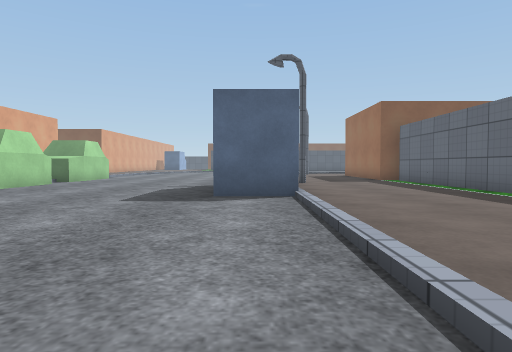
[1] (above)

24 first-person views from a walk through a Unity game level. The camera is 0.6 m above the floor, tilts 2° down and sees 75° across. The floor is counted in squares, 1 m on a side. Each view is taken from the middle of a square. On the plan, view 1 faces up. The plan holds only what a view shows up to about 10 squares ahead; the rest is blank. The place goes on beyond the plan. Surface patterns are stand-ins for the level's own textures.

[2]
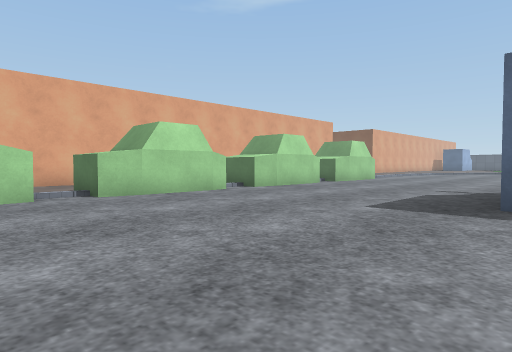

[3]
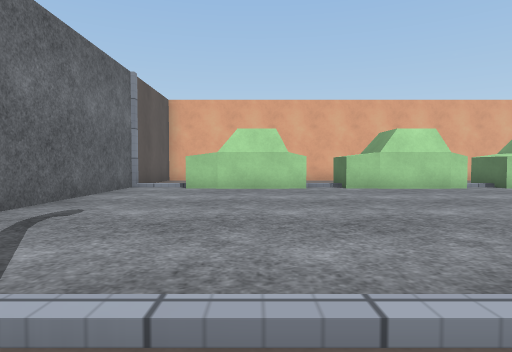

[4]
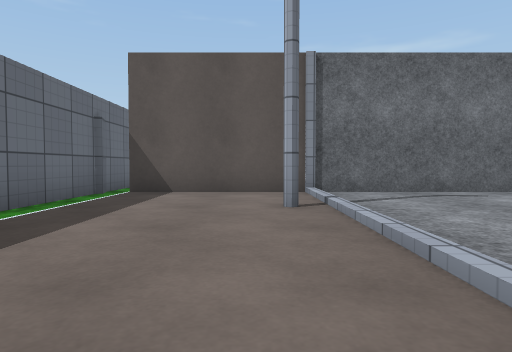

[5]
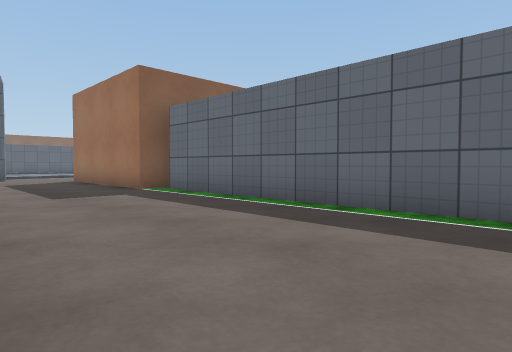

[6]
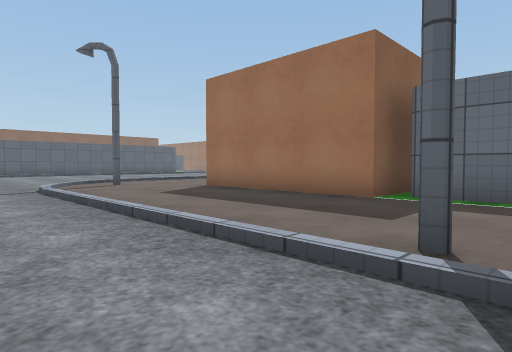

[7]
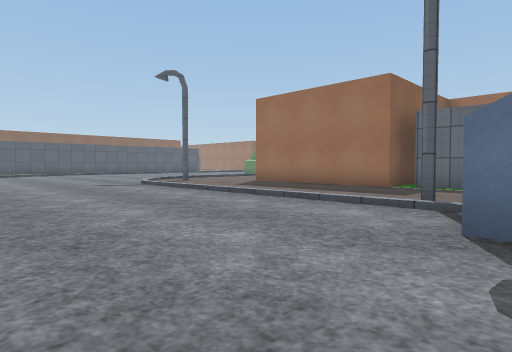

[8]
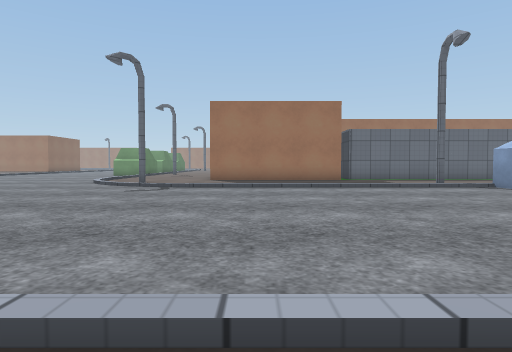

[9]
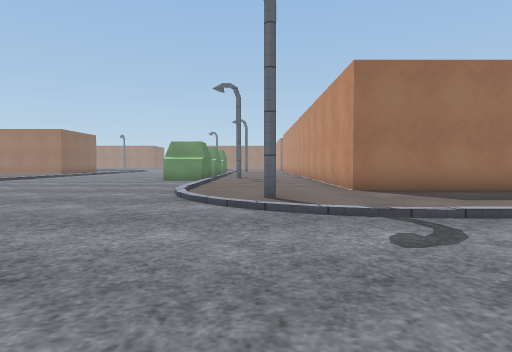

[10]
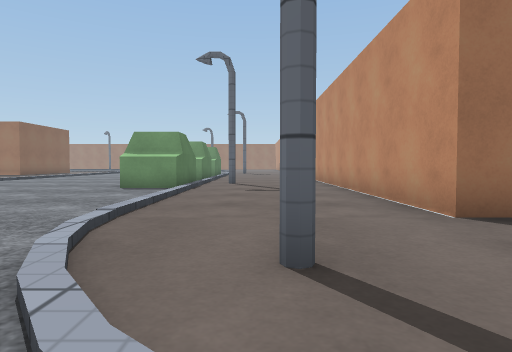

[11]
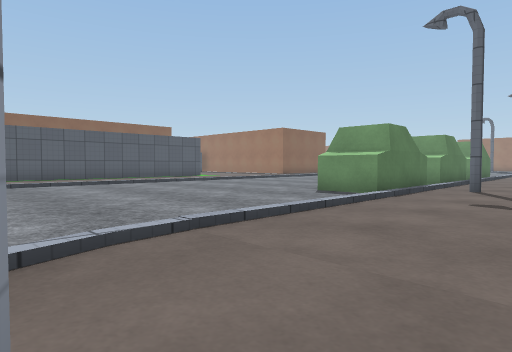

[12]
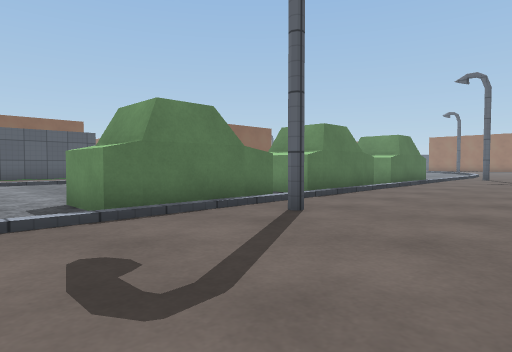

[13]
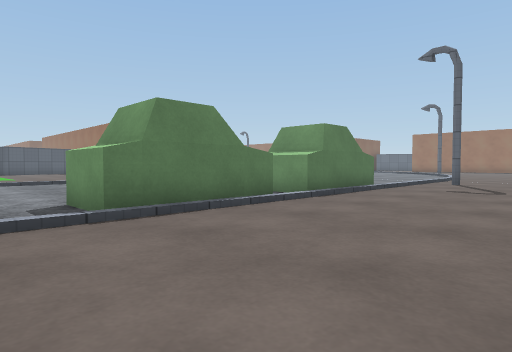

[14]
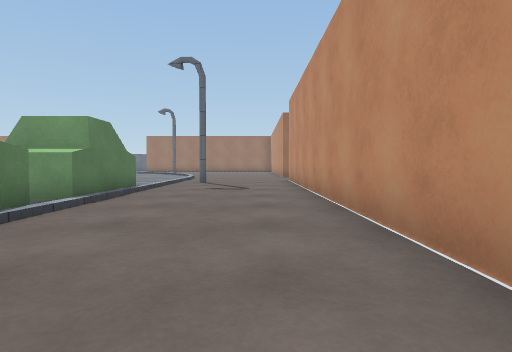

[15]
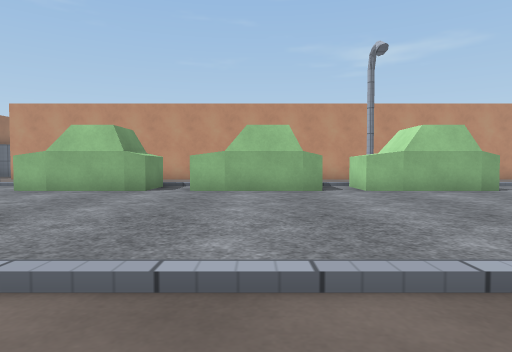

[16]
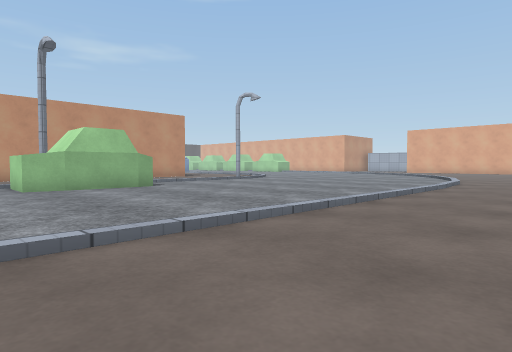

[17]
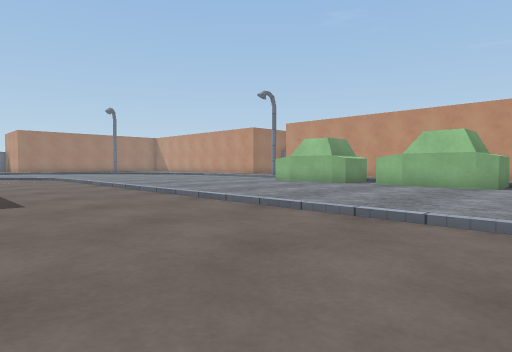

[18]
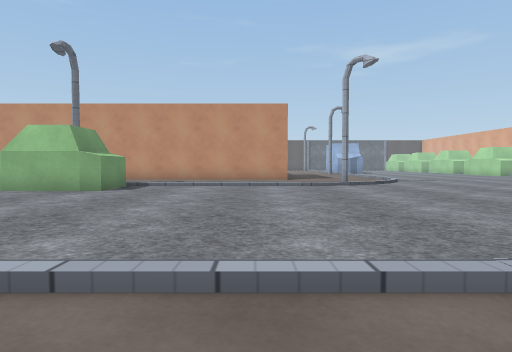

[19]
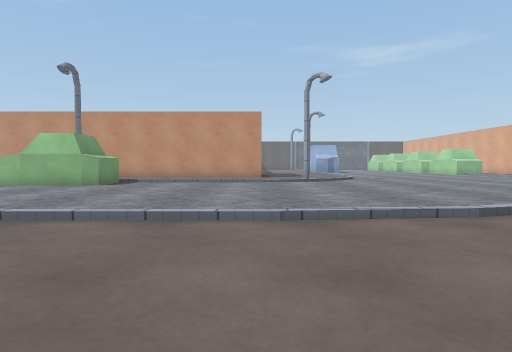

[20]
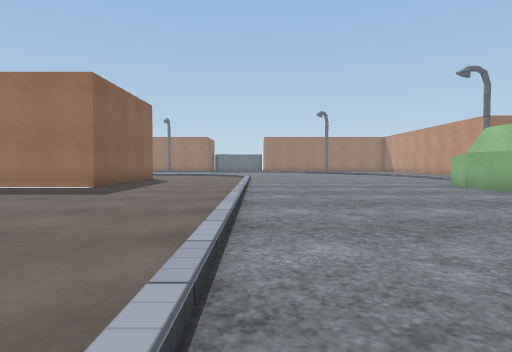

[21]
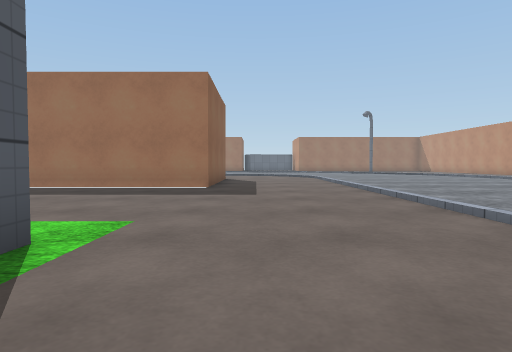

[22]
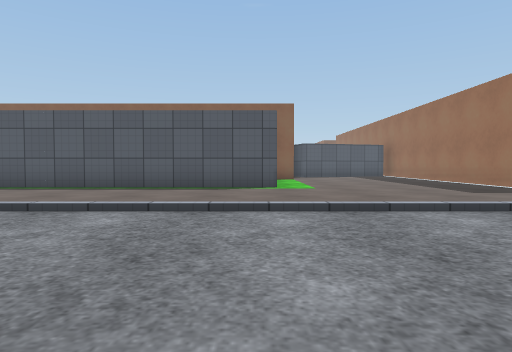

[23]
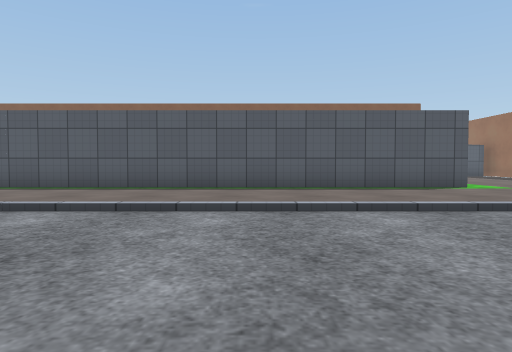

[24]
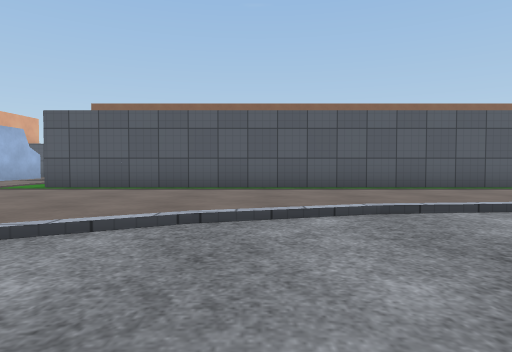

### Floor plan
Key: @ floor where view 1 was taken; # wall or solid block; . floor; / step, stairs or slope; S streetlight.
Columns run from 11 left of view 1 to 22 right of it. Each row starts with its distance up from view 1.
 38                                #
 37                              ..#
 36                            ....#
 35                          ......#
 34       ###################......##
 33       ...........................
 32        ...........................
 31        ...........................
 30         ..........................
 29          ...//////////////////////
 28          .//.....................
 27           .......................
 26            ......................
 25           .......................
 24          ........................
 23          ............###.###.###.
 22           ...........###.###.###..
 21          ....//.......SS..........
 20         ...../S...................
 19       ....../.....................
 18      ......./.....................
 17     /......./...#######  #########
 16    ./......./...#
 15     /......./...#
 14      ......./...#
 13       ....../...#
 12        ...../...#
 11        .....SS..#
 10     #......./...#
  9     #......#/...#
  8     #......#/...#
  7     .......#/...#
  6     #......./...#
  5     #......./...
  4 #.. #......./..
  3 #.........../...
  2     #......./...
  1     #......./...#
  0     #......@SS..#
 -1     ............#
 -2     ............#
 -3    ##############

Positions as (right, up) in squares from view 1, and headings:
1: (0, 0), facing up
2: (0, 1), facing up-left
3: (2, 1), facing left
4: (2, 5), facing down
5: (1, 5), facing up-right
6: (-1, 10), facing up-right
7: (-4, 9), facing up-right
8: (-8, 16), facing right
9: (-3, 20), facing right
10: (1, 20), facing right
11: (3, 19), facing up-right
12: (8, 18), facing up-right
13: (12, 18), facing up-right
14: (12, 19), facing right
15: (15, 31), facing down
16: (14, 32), facing down-left
17: (12, 33), facing down-right
18: (6, 31), facing down
19: (5, 33), facing down
20: (11, 29), facing right
21: (11, 32), facing right
22: (13, 25), facing up
23: (8, 25), facing up
24: (1, 25), facing up
